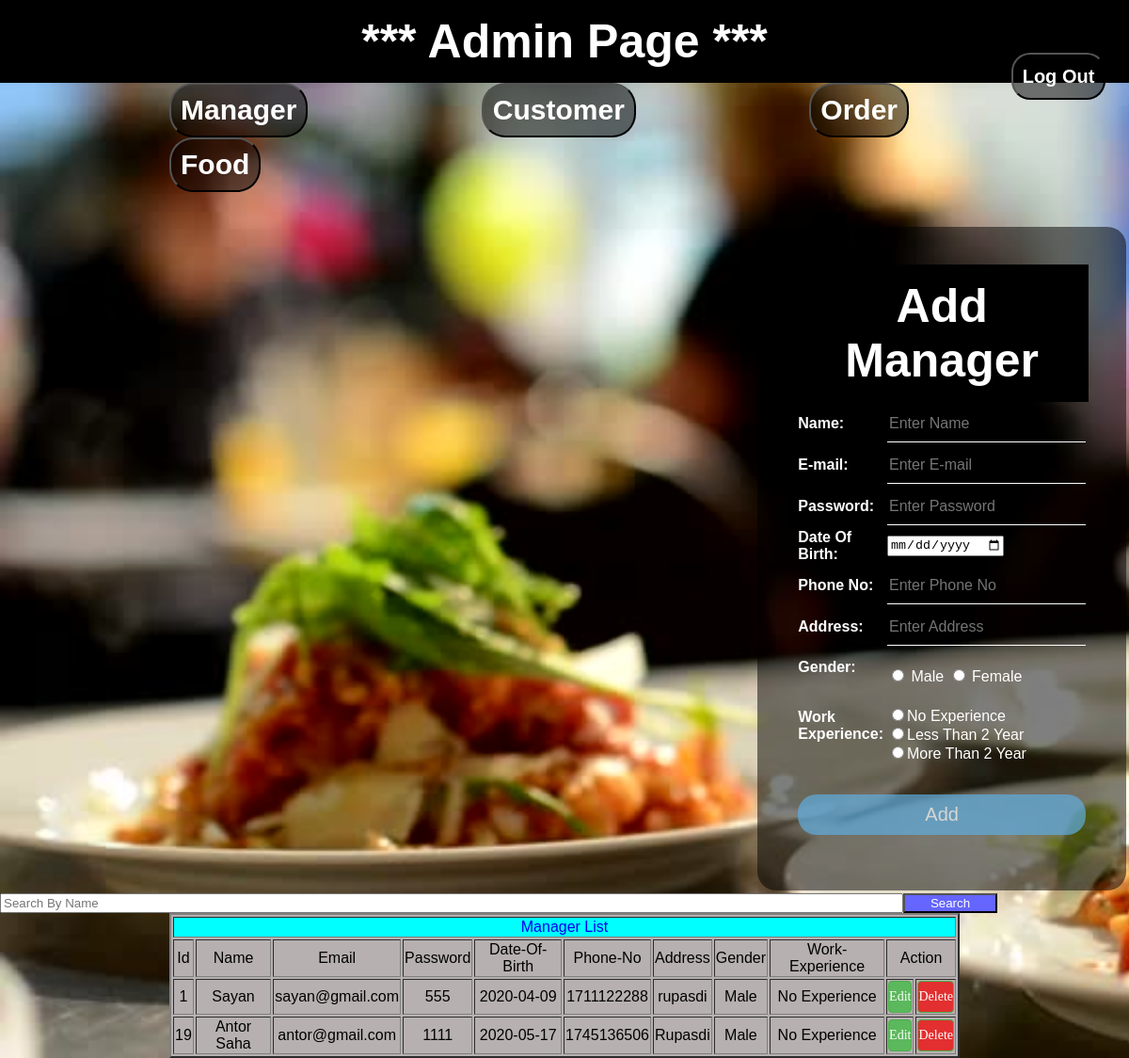
/manager/manager.php (signed in), run on the app's committed database.
### tables this page shows
CREATE TABLE `manager` (
  `id` int(20) NOT NULL,
  `name` varchar(20) NOT NULL,
  `email` varchar(30) NOT NULL,
  `password` varchar(20) NOT NULL,
  `date_of_birth` date NOT NULL,
  `phone_no` int(20) NOT NULL,
  `address` varchar(20) NOT NULL,
  `gender` varchar(20) NOT NULL,
  `work_experience` varchar(20) NOT NULL
);

### db/db_connect.php (called while the page is built, shortened)
<?php
	$serverName="localhost";
	$username="root";
	$password="";
	$db_name="restaurent";
	function get($query)
	{
		$data=array();
		global $serverName,$username,$password,$db_name;
		$conn=mysqli_connect($serverName,$username,$password,$db_name);
		$result=mysqli_query($conn,$query);
		if(mysqli_num_rows($result) > 0)
		{
			while($row=mysqli_fetch_assoc($result))
			{
				$entity=array();
				foreach($row as $k=>$v)
				{
					$entity[$k]=$row[$k];
				}
				$data[]=$entity;
			}
		}
		return $data;
	}
?>

### controllers/ManagerController.php (called while the page is built, shortened)
<?php
	require_once "../db/db_connect.php";
	function getAllManagers()
	{
		$query ="SELECT * FROM manager";
		$manager = get($query);
		return $manager;
	}
?>

### manager/manager.php (the view, shortened to what this page needs)
<?php
	require "../admin/adminPage.php";
	require '../controllers/ManagerController.php';
	$manager = getAllManagers();
?>
<html>
<head>
	<link rel="stylesheet" href="../css/mystyle.css">
	<link rel="stylesheet" href="../css/LoginStyle.css">
</head>
<body>
	<table align="right" align="center" width="30%" height="200">
		<tr>
			<td>
				<?php require "managerRegistration.php";?>
			</td>
		</tr>
	</table>
<table border="2" align="center" width="70%" bgcolor="#B7B0B0">
<?php
$s_value="";
?>
	<form method="post" action="">
		<input style="width:960px" type="text" placeholder="Search By Name" name="search_value" value="<?php echo $s_value; ?>">
		<input style="width:100px; background-color:#6565ff; color:white" type="submit" name="searchManager" value="Search">
	</form>
	<tr align="center" bgcolor="#00FFFFFF">
		<td colspan=11><a href="manager.php">Manager List</a></td>
	</tr>
	<tr align="center">
		<td>Id</td>
		<td>Name</td>
		<td>Email</td>
		<td>Password</td>
		<td>Date-Of-Birth</td>
		<td>Phone-No</td>
		<td>Address</td>
		<td>Gender</td>
		<td>Work-Experience</td>
		<td colspan=2>Action</td>
	</tr>
<?php
	foreach($manager as $r)
	{
		echo "<tr align='center'>";
		echo "<td>".$r["id"]."</td>";
		echo "<td>".$r["name"]."</td>";
		echo "<td>".$r["email"]."</td>";
		echo "<td>".$r["password"]."</td>";
		echo "<td>".$r["date_of_birth"]."</td>";
		echo "<td>".$r["phone_no"]."</td>";
		echo "<td>".$r["address"]."</td>";
		echo "<td>".$r["gender"]."</td>";
		echo "<td>".$r["work_experience"]."</td>";
		echo '<td><a href="editmanager.php?id='.$r["id"].'" class="btn btn-success">Edit</a></td>';
		echo '<td><a href="deletemanager.php?id='.$r["id"].'" class="btn btn-danger">Delete</a></td>';
		echo "</tr>";
	}
?>
</table>
</body>
</html>

### css/mystyle.css (style rules this page uses)
body { margin:0; padding:0; background:url("../storage/image/back.jpg"); background-color: white; background-size:cover; font-family:sans-serif; }
a { text-decoration: none; }
.btn { font-family:consolas; display: inline-block; padding: 6px 0px; margin-bottom: 0; font-size: 14px; font-weight: 400; line-height: 1.42857143; text-align: center; white-space: nowrap; vertical-align: middle; touch-action: manipulation; cursor: pointer; user-select: none; background-image: none; border: 1px solid transparent; border-radius: 4px; }
.btn-success { color: #fff; background-color: #5cb85c; border-color: #4cae4c; }
.btn-danger { color: #fff; background-color: #e32f2f; border-color: #4cae4c; }

### css/LoginStyle.css (style rules this page uses)
body { margin:0; padding:0; background:url("../storage/image/background.jpg"); background-size:cover; font-family:sans-serif; }
a { text-decoration: none; }

### css/managerStyle.css (style rules this page uses)
body { margin:0; padding:0; background:url("../storage/image/background.jpg"); background-size:cover; font-family:sans-serif; }

### admin/adminPage.php (style rules this page uses)
body { margin:0; padding:0; background:url("../storage/image/background.jpg"); background-size:cover; font-family:sans-serif; }

### data on the page
manager: id "1", name "Sayan", email "sayan@gmail.com", password "555", date_of_birth "2020-04-09", phone_no "1711122288", address "rupasdi", gender "Male", work_experience "No Experience"
manager: id "19", name "Antor Saha", email "antor@gmail.com", password "1111", date_of_birth "2020-05-17", phone_no "1745136506", address "Rupasdi", gender "Male", work_experience "No Experience"
